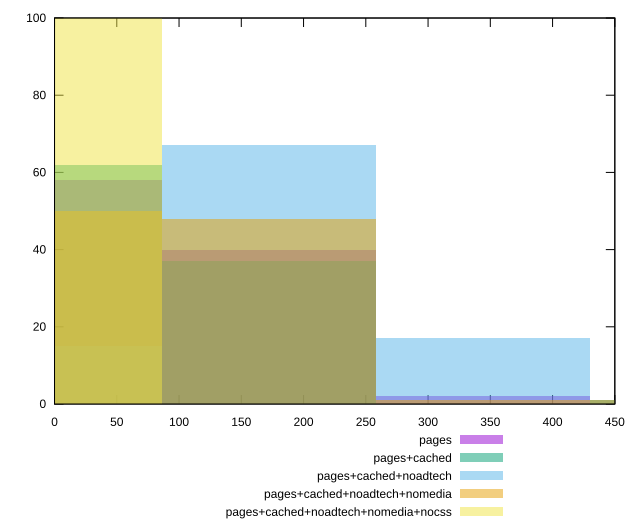

gnuplot code for this plot:
reset

$pages <<EOF
0 58
344.0577435512215 2
172.02887177561075 40
EOF

$pagesCached <<EOF
516.0866153268323 1
172.02887177561075 37
0 62
EOF

$pagesCachedNoadtech <<EOF
344.0577435512215 17
172.02887177561075 67
0 15
516.0866153268323 1
EOF

$pagesCachedNoadtechNomedia <<EOF
516.0866153268323 1
0 50
172.02887177561075 48
344.0577435512215 1
EOF

$pagesCachedNoadtechNomediaNocss <<EOF
0 100
EOF

set key outside below
set boxwidth 172.02887177561075
set xrange [0:450]
set yrange [0:100]
set trange [0:100]
set style fill transparent solid 0.5 noborder
set terminal svg size 640, 530 enhanced background rgb 'white'
set output "report_00019_2021-02-10T18-14-37.922Z//unused-css-rules/comparison/histogram/all_raw.svg"

plot $pages title "pages" with boxes, \
     $pagesCached title "pages+cached" with boxes, \
     $pagesCachedNoadtech title "pages+cached+noadtech" with boxes, \
     $pagesCachedNoadtechNomedia title "pages+cached+noadtech+nomedia" with boxes, \
     $pagesCachedNoadtechNomediaNocss title "pages+cached+noadtech+nomedia+nocss" with boxes

reset
